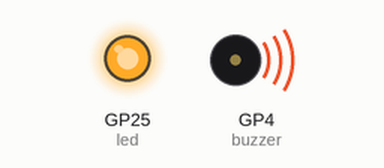
Bench run of a program on a simulated Raspberry Pi Pico running MicroPython. Parts: output pins drawn as LEDs (lit = HIGH), buzzer (waves = sounding).

Above: at 1.0 s.
At 3.0 s:
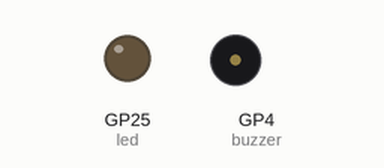
Timing chart, 0 to 5.2 s (numbered marks = the images above):
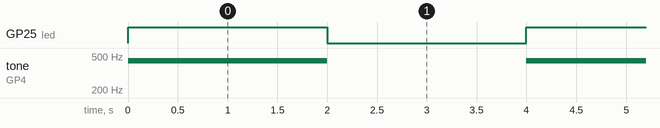

Measured:
- by itself, GP25 (led): alternates HIGH for 2.0 s and LOW for 2.0 s
- by itself, tone on GP4 (buzzer): alternates 440 Hz for 2.0 s and silent for 2.0 s

The program:

buzzer_on_off.py
```python
from time import sleep
from picozero import Speaker, LED

buzzer = Speaker(4)
led = LED(25)

while 1 :
    led.on()
    buzzer.on()
    sleep( 2 )
    led.off()
    buzzer.off()
    sleep( 2 )
pass
```
